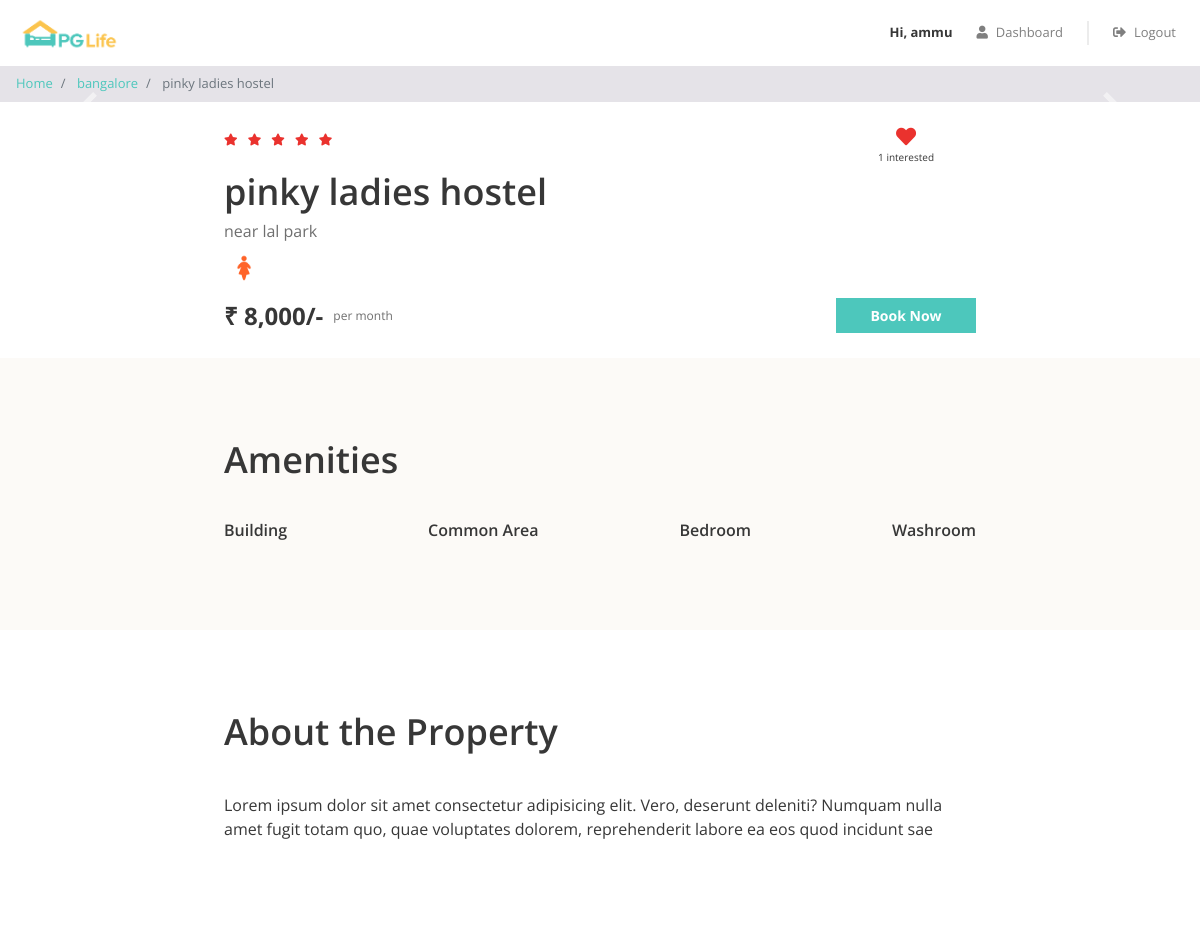
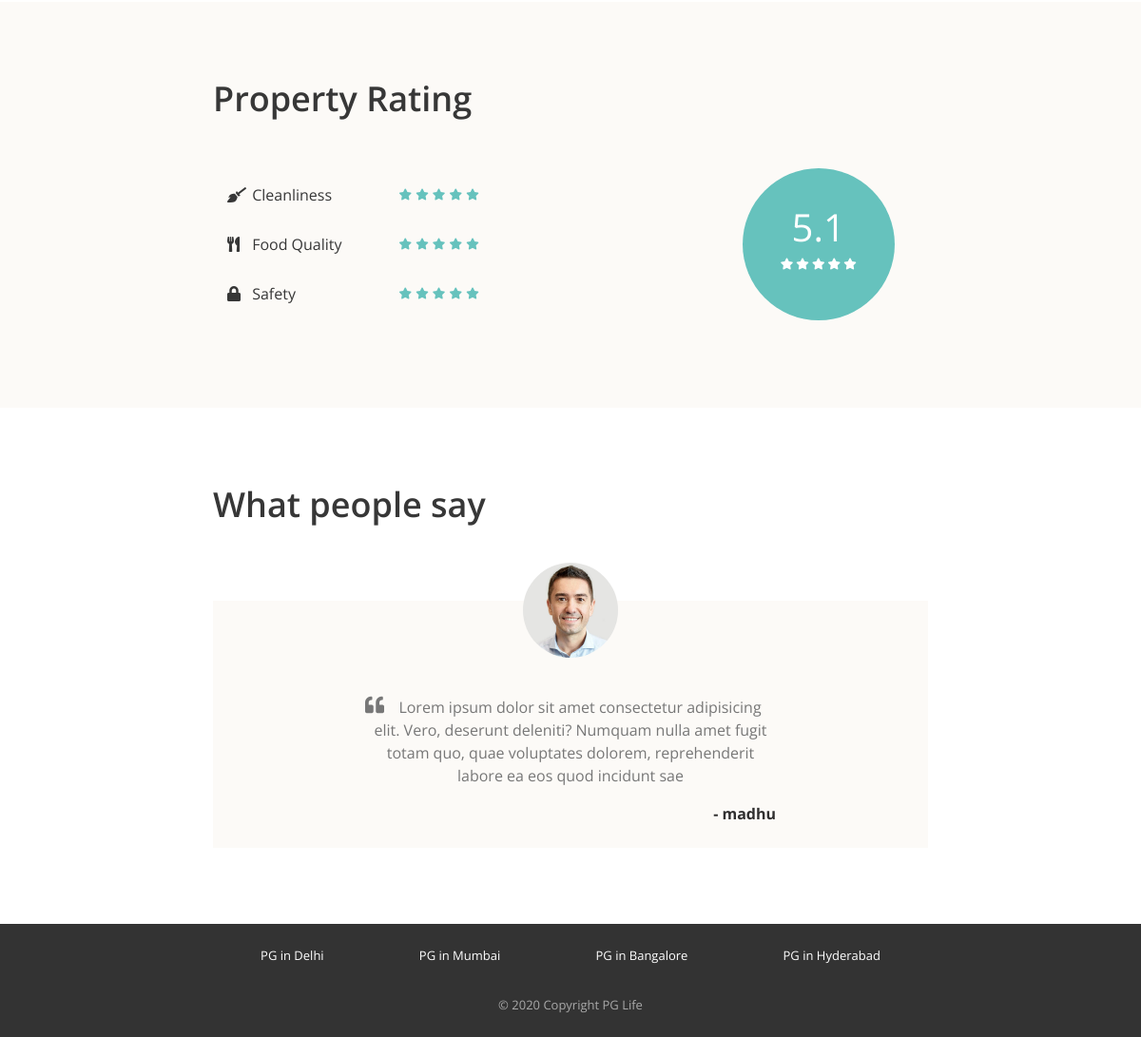
/property_detail.php?property_id=3 (signed in), run on the app's committed database (2 pictures, top to bottom).
### tables this page shows
CREATE TABLE `properties` (
  `id` int(11) NOT NULL,
  `city_id` int(11) NOT NULL,
  `name` varchar(100) NOT NULL,
  `address` varchar(255) NOT NULL,
  `description` longtext NOT NULL,
  `gender` enum('male','female','unisex') NOT NULL,
  `rent` int(11) NOT NULL,
  `rating_clean` float(2,1) NOT NULL,
  `rating_food` float(2,1) NOT NULL,
  `rating_safety` float(2,1) NOT NULL
);

CREATE TABLE `cities` (
  `id` int(11) NOT NULL,
  `name` varchar(100) NOT NULL
);

CREATE TABLE `testimonials` (
  `id` int(11) NOT NULL,
  `property_id` int(11) NOT NULL,
  `user_name` varchar(100) NOT NULL,
  `content` longtext NOT NULL
);

### property_detail.php (the view, shortened to what this page needs)
<?php
require "includes/database_connect.php";
$user_id = isset($_SESSION['user_id']) ? $_SESSION['user_id'] : NULL;
$property_id = $_GET["property_id"];
$sql_1 = "SELECT *, p.id AS property_id, p.name AS property_name, c.name AS city_name
            FROM properties p
            INNER JOIN cities c ON p.city_id = c.id
            WHERE p.id = $property_id";
$result_1 = mysqli_query($conn, $sql_1);
$property = mysqli_fetch_assoc($result_1);
$sql_2 = "SELECT * FROM testimonials WHERE property_id = $property_id";
$result_2 = mysqli_query($conn, $sql_2);
$testimonials = mysqli_fetch_all($result_2, MYSQLI_ASSOC);
$sql_4 = "SELECT * FROM interested_users_properties WHERE property_id = $property_id";
$result_4 = mysqli_query($conn, $sql_4);
$interested_users = mysqli_fetch_all($result_4, MYSQLI_ASSOC);
$interested_users_count = mysqli_num_rows($result_4);
?>
<!DOCTYPE html>
<html lang="en">
<head>
    <?php
    include "includes/head_links.php";
    ?>
    <link href="css/property_detail.css" rel="stylesheet" />
</head>
<body>
    <?php
    include "includes/header.php";
    ?>
    <nav aria-label="breadcrumb">
        <ol class="breadcrumb py-2">
            <li class="breadcrumb-item">
                <a href="index.php">Home</a>
            </li>
            <li class="breadcrumb-item">
                <a href="property_list.php?city=<?= $property['city_name']; ?>"><?= $property['city_name']; ?></a>
            </li>
            <li class="breadcrumb-item active" aria-current="page">
                <?= $property['property_name']; ?>
            </li>
        </ol>
    </nav>
    <div id="property-images" class="carousel slide" data-ride="carousel">
        <a class="carousel-control-prev" href="#property-images" role="button" data-slide="prev">
            <span class="carousel-control-prev-icon" aria-hidden="true"></span>
        </a>
        <a class="carousel-control-next" href="#property-images" role="button" data-slide="next">
            <span class="carousel-control-next-icon" aria-hidden="true"></span>
        </a>
    </div>
    <div class="property-summary page-container">
        <div class="row no-gutters justify-content-between">
            <?php
            $total_rating = ($property['rating_clean'] + $property['rating_food'] + $property['rating_safety']) / 3;
            $total_rating = round($total_rating, 1);
            ?>
            <div class="star-container" title="<?= $total_rating ?>">
                <?php
                $rating = $total_rating;
                for ($i = 0; $i < 5; $i++) {
                    if ($rating >= $i + 0.8) {
                ?>
                        <i class="fas fa-star"></i>
                    <?php
                    } elseif ($rating >= $i + 0.3) {
                    ?>
                        <i class="fas fa-star-half-alt"></i>
                    <?php
                    } else {
                    ?>
                        <i class="far fa-star"></i>
                <?php
                    }
                }
                ?>
            </div>
            <div class="interested-container">
                <?php
                $is_interested = false;
                foreach ($interested_users as $interested_user) {
                    if ($interested_user['user_id'] == $user_id) {
                        $is_interested = true;
                    }
                }
                if ($is_interested) {
                ?>
                    <i class="is-interested-image fas fa-heart"></i>
                <?php
                } else {
                ?>
                    <i class="is-interested-image far fa-heart"></i>
                <?php
                }
                ?>
                <div class="interested-text">
                    <span class="interested-user-count"><?= $interested_users_count ?></span> interested
                </div>
            </div>
        </div>
        <div class="detail-container">
            <div class="property-name"><?= $property['property_name'] ?></div>
            <div class="property-address"><?= $property['address'] ?></div>
            <div class="property-gender">
                <?php
                if ($property['gender'] == "male") {
                ?>
                    <img src="img/male.png">
                <?php
                } elseif ($property['gender'] == "female") {
                ?>
                    <img src="img/female.png">
                <?php
                } else {
                ?>
                    <img src="img/unisex.png">
                <?php
                }
                ?>
            </div>
        </div>
        <div class="row no-gutters">
            <div class="rent-container col-6">
                <div class="rent">₹ <?= number_format($property['rent']) ?>/-</div>
                <div class="rent-unit">per month</div>
            </div>
            <div class="button-container col-6">
                <a href="#" class="btn btn-primary">Book Now</a>
            </div>
        </div>
    </div>
    <div class="property-amenities">
        <div class="page-container">
            <h1>Amenities</h1>
            <div class="row justify-content-between">
                <div class="col-md-auto">
                    <h5>Building</h5>
                </div>
                <div class="col-md-auto">
                    <h5>Common Area</h5>
                </div>
                <div class="col-md-auto">
                    <h5>Bedroom</h5>
                </div>
                <div class="col-md-auto">
                    <h5>Washroom</h5>
                </div>
            </div>
        </div>
    </div>
    <div class="property-about page-container">
        <h1>About the Property</h1>
        <p><?= $property['description'] ?></p>
    </div>
    <div class="property-rating">
        <div class="page-container">
            <h1>Property Rating</h1>
            <div class="row align-items-center justify-content-between">
                <div class="col-md-6">
                    <div class="rating-criteria row">
                        <div class="col-6">
                            <i class="rating-criteria-icon fas fa-broom"></i>
                            <span class="rating-criteria-text">Cleanliness</span>
                        </div>
                        <div class="rating-criteria-star-container col-6" title="<?= $property['rating_clean'] ?>">
                            <?php
                            $rating = $property['rating_clean'];
                            for ($i = 0; $i < 5; $i++) {
                                if ($rating >= $i + 0.8) {
                            ?>
                                    <i class="fas fa-star"></i>
                                <?php
                                } elseif ($rating >= $i + 0.3) {
                                ?>
                                    <i class="fas fa-star-half-alt"></i>
                                <?php
                                } else {
                                ?>
                                    <i class="far fa-star"></i>
                            <?php
                                }
                            }
                            ?>
                        </div>
                    </div>
                    <div class="rating-criteria row">
                        <div class="col-6">
                            <i class="rating-criteria-icon fas fa-utensils"></i>
                            <span class="rating-criteria-text">Food Quality</span>
                        </div>
                        <div class="rating-criteria-star-container col-6" title="<?= $property['rating_food'] ?>">
                            <?php
                            $rating = $property['rating_food'];
                            for ($i = 0; $i < 5; $i++) {
                                if ($rating >= $i + 0.8) {
                            ?>
                                    <i class="fas fa-star"></i>
                                <?php
                                } elseif ($rating >= $i + 0.3) {
                                ?>
                                    <i class="fas fa-star-half-alt"></i>
                                <?php
                                } else {
                                ?>
                                    <i class="far fa-star"></i>
                            <?php
                                }
                            }
                            ?>
                        </div>
                    </div>
                    <div class="rating-criteria row">
                        <div class="col-6">
                            <i class="rating-criteria-icon fa fa-lock"></i>
                            <span class="rating-criteria-text">Safety</span>
                        </div>
                        <div class="rating-criteria-star-container col-6" title="<?= $property['rating_safety'] ?>">
                            <?php
                            $rating = $property['rating_safety'];
                            for ($i = 0; $i < 5; $i++) {
                                if ($rating >= $i + 0.8) {
                            ?>
                                    <i class="fas fa-star"></i>
                                <?php
                                } elseif ($rating >= $i + 0.3) {
                                ?>
                                    <i class="fas fa-star-half-alt"></i>
                                <?php
                                } else {
                                ?>
                                    <i class="far fa-star"></i>
                            <?php
                                }
                            }
                            ?>
                        </div>
                    </div>
                </div>
                <div class="col-md-4">
                    <div class="rating-circle">
                        <?php
                        $total_rating = ($property['rating_clean'] + $property['rating_food'] + $property['rating_safety']) / 3;
                        $total_rating = round($total_rating, 1);
                        ?>
                        <div class="total-rating"><?= $total_rating ?></div>
                        <div class="rating-circle-star-container">
                            <?php
                            $rating = $total_rating;
                            for ($i = 0; $i < 5; $i++) {
                                if ($rating >= $i + 0.8) {
                            ?>
                                    <i class="fas fa-star"></i>
                                <?php
                                } elseif ($rating >= $i + 0.3) {
                                ?>
                                    <i class="fas fa-star-half-alt"></i>
                                <?php
                                } else {
                                ?>
                                    <i class="far fa-star"></i>
                            <?php
                                }
                            }
                            ?>
                        </div>
                    </div>
                </div>
            </div>
        </div>
    </div>
    <div class="property-testimonials page-container">
        <h1>What people say</h1>
        <?php
        foreach ($testimonials as $testimonial) {
        ?>
            <div class="testimonial-block">
                <div class="testimonial-image-container">
                    <img class="testimonial-img" src="img/man.png">
                </div>
                <div class="testimonial-text">
                    <i class="fa fa-quote-left" aria-hidden="true"></i>
                    <p><?= $testimonial['content'] ?></p>
                </div>
                <div class="testimonial-name">- <?= $testimonial['user_name'] ?></div>
            </div>
        <?php
        }
        ?>
    </div>
    <?php
    include "includes/footer.php";
    ?>
</body>
</html>

### data on the page
properties: city.name "bangalore", name "pinky ladies hostel", rating_safety 5 (drawn), address "near lal park", rent "8,000", description "Lorem ipsum dolor sit amet consectetur adipisicing elit. Vero, deserunt deleniti? Numquam nulla amet fugit totam quo, quae voluptates dolorem, reprehenderit labore ea eos quod incidunt sae", rating_food "5.1"
testimonials: content "Lorem ipsum dolor sit amet consectetur adipisicing elit. Vero, deserunt deleniti? Numquam nulla amet fugit totam quo, quae voluptates dolorem, reprehenderit labore ea eos quod incidunt sae", user_name "madhu"

### other printed values
$_SESSION["full_name"] "ammu"
$interested_users_count "1"
